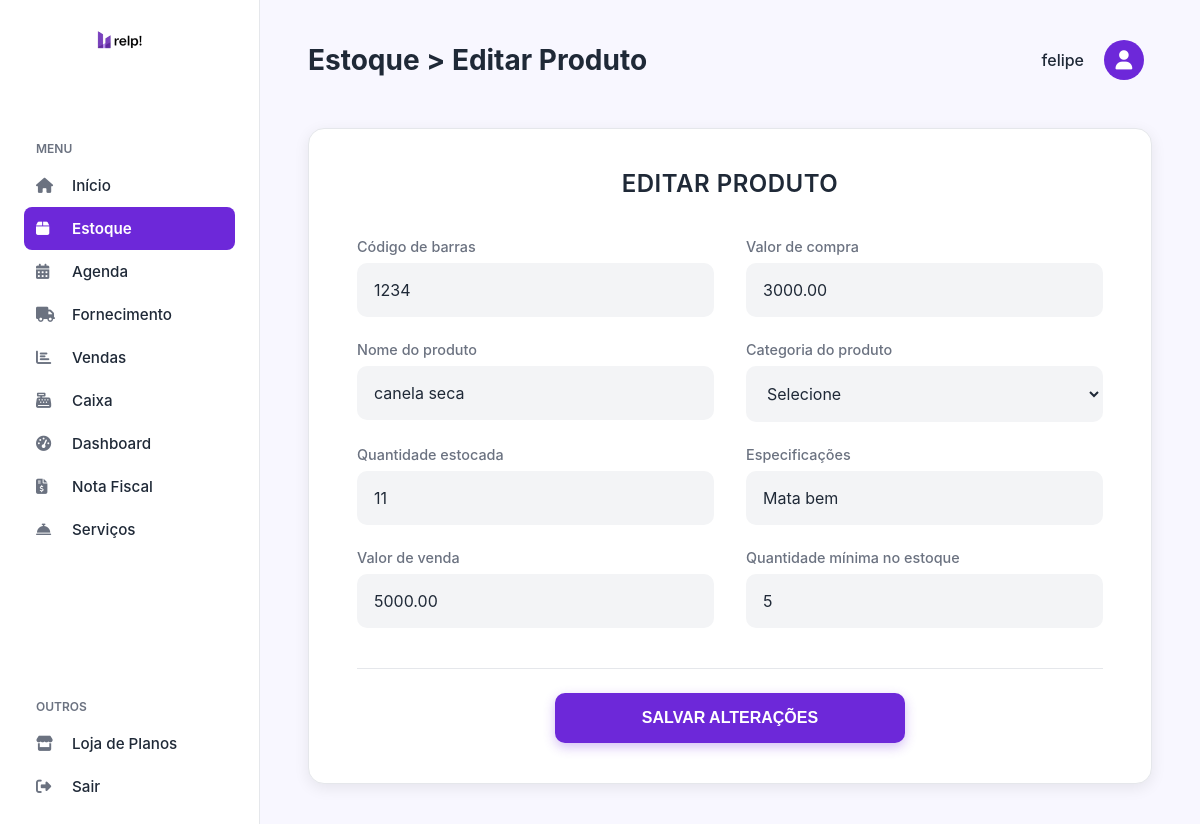
/produto_formulario.php?id=4 (signed in), run on the app's committed database.
### tables this page shows
CREATE TABLE `produtos` (
  `id` int(11) NOT NULL,
  `codigo_barras` varchar(255) DEFAULT NULL,
  `nome` varchar(255) NOT NULL,
  `especificacao` text DEFAULT NULL,
  `quantidade_estoque` int(11) NOT NULL DEFAULT 0,
  `quantidade_minima` int(11) NOT NULL DEFAULT 5,
  `valor_compra` decimal(10,2) NOT NULL,
  `valor_venda` decimal(10,2) NOT NULL,
  `categoria_id` int(11) DEFAULT NULL,
  `fornecedor_id` int(11) DEFAULT NULL,
  `data_cadastro` timestamp NOT NULL DEFAULT current_timestamp(),
  `status` varchar(20) NOT NULL DEFAULT 'ativo'
);

### produto_formulario.php (the view, shortened to what this page needs)
<?php
include_once('config.php');
$modo_edicao = false;
$produto_para_editar = [];
$titulo_pagina = "Cadastrar Produto";
if (isset($_GET['id']) && !empty($_GET['id'])) {
    $modo_edicao = true;
    $id = filter_var($_GET['id'], FILTER_VALIDATE_INT);
    $titulo_pagina = "Editar Produto";
    $stmt = $pdo->prepare("SELECT * FROM produtos WHERE id = :id");
    $stmt->execute([':id' => $id]);
    $produto_para_editar = $stmt->fetch(PDO::FETCH_ASSOC);
}
$nome_empresa = $_SESSION['nome_empresa'] ?? 'Empresa';
?>
<!DOCTYPE html>
<html lang="pt-br">
<head>
    <link rel="stylesheet" href="https://cdnjs.cloudflare.com/ajax/libs/font-awesome/6.4.0/css/all.min.css">
    <link rel="stylesheet" href="css/sistema.css">
    <link rel="stylesheet" href="css/produto_formulario.css">
</head>
<body>
    <nav class="sidebar">
        <div class="sidebar-logo">
            <img class="logo" src="img/relplogo.png" alt="Relp! Logo" style="width: 100px;">
        </div>
        <div class="menu-section">
            <h6>MENU</h6>
            <ul class="menu-list">
                <li><a href="sistema.php"><i class="fas fa-home"></i> Início</a></li>
                <li><a href="estoque.php" class="active"><i class="fas fa-box"></i> Estoque</a></li>
                <li><a href="agenda.php"><i class="fas fa-calendar-alt"></i> Agenda</a></li>
                <li><a href="fornecedores.php"><i class="fas fa-truck"></i> Fornecimento</a></li>
                <li><a href="vendas.php"><i class="fas fa-chart-bar"></i> Vendas</a></li>
                <li><a href="caixa.php"><i class="fas fa-cash-register"></i> Caixa</a></li>
                <li><a href="dashboard.php"><i class="fas fa-tachometer-alt"></i> Dashboard</a></li>
                <li><a href="#"><i class="fas fa-file-invoice-dollar"></i> Nota Fiscal</a></li>
                <li><a href="#"><i class="fas fa-concierge-bell"></i> Serviços</a></li>
            </ul>
        </div>
        <div class="menu-section outros">
            <h6>OUTROS</h6>
            <ul class="menu-list">
                <li><a href="#"><i class="fas fa-store"></i> Loja de Planos</a></li>
                <li><a href="sair.php"><i class="fas fa-sign-out-alt"></i> Sair</a></li>
            </ul>
        </div>
    </nav>
    <main class="main-content">
        <header class="main-header">
            <h2>Estoque > <?= $titulo_pagina ?></h2>
            <div class="user-profile">
                <span><?= htmlspecialchars($nome_empresa) ?></span>
                <div class="avatar"><i class="fas fa-user"></i></div>
            </div>
        </header>
        <div class="form-produto-container">
            <h3 class="form-produto-title"><?= $modo_edicao ? 'EDITAR PRODUTO' : 'CADASTRE SEU PRODUTO MANUALMENTE' ?></h3>
            <form action="processa_produto.php" method="POST">
                <div class="form-produto-grid">
                    <div class="form-produto-group">
                        <label for="codigo_barras">Código de barras</label>
                        <input type="text" id="codigo_barras" name="codigo_barras" value="<?= htmlspecialchars($produto_para_editar['codigo_barras'] ?? '') ?>">
                    </div>
                    <div class="form-produto-group">
                        <label for="valor_compra">Valor de compra</label>
                        <input type="text" id="valor_compra" name="valor_compra" value="<?= htmlspecialchars($produto_para_editar['valor_compra'] ?? '') ?>">
                    </div>
                    <div class="form-produto-group">
                        <label for="nome">Nome do produto</label>
                        <input type="text" id="nome" name="nome" value="<?= htmlspecialchars($produto_para_editar['nome'] ?? '') ?>" required>
                    </div>
                    <div class="form-produto-group">
                        <label for="categoria_id">Categoria do produto</label>
                        <select id="categoria_id" name="categoria_id" required>
                            <option value="">Selecione</option>
                        </select>
                    </div>
                    <div class="form-produto-group">
                        <label for="quantidade_estoque">Quantidade estocada</label>
                        <input type="number" id="quantidade_estoque" name="quantidade_estoque" min="0" value="<?= htmlspecialchars($produto_para_editar['quantidade_estoque'] ?? '0') ?>" required>
                    </div>
                    <div class="form-produto-group">
                        <label for="especificacao">Especificações</label>
                        <input type="text" id="especificacao" name="especificacao" value="<?= htmlspecialchars($produto_para_editar['especificacao'] ?? '') ?>">
                    </div>
                    <div class="form-produto-group">
                        <label for="valor_venda">Valor de venda</label>
                        <input type="text" id="valor_venda" name="valor_venda" value="<?= htmlspecialchars($produto_para_editar['valor_venda'] ?? '') ?>" required>
                    </div>
                    <div class="form-produto-group">
                        <label for="quantidade_minima">Quantidade mínima no estoque</label>
                        <input type="number" id="quantidade_minima" name="quantidade_minima" min="0" value="<?= htmlspecialchars($produto_para_editar['quantidade_minima'] ?? '5') ?>">
                    </div>
                </div>
                <div class="form-produto-actions">
                    <button type="submit" class="btn-produto-primary">
                        <?= $modo_edicao ? 'SALVAR ALTERAÇÕES' : 'CADASTRAR AQUI' ?>
                    </button>
                </div>
            </form>
        </div>
    </main>
</body>
</html>

### css/sistema.css (style rules this page uses)
:root { --primary-bg: #F8F7FF; --sidebar-bg: #FFFFFF; --accent-color: #6D28D9; --accent-color-dark: #4C1D95; --text-color: #1F2937; --text-light: #6B7280; --border-color: #E5E7EB; --card-shadow: 0 4px 6px -1px rgb(0 0 0 / 0.1), 0 2px 4px -2px rgb(0 0 0 / 0.1); }
* { margin: 0; padding: 0; box-sizing: border-box; }
body { font-family: 'Inter', sans-serif; background-color: var(--primary-bg); color: var(--text-color); display: flex; height: 100vh; overflow: hidden; }
.sidebar { width: 260px; background-color: var(--sidebar-bg); border-right: 1px solid var(--border-color); display: flex; flex-direction: column; padding: 1.5rem; flex-shrink: 0; }
.sidebar-logo { display: flex; align-items: center; justify-content: center; margin-bottom: 2.5rem; }
.sidebar-logo img { width: 50px; }
.menu-section { margin-bottom: 1.5rem; }
.menu-section h6 { font-size: 0.75rem; font-weight: 600; color: var(--text-light); text-transform: uppercase; padding: 0 0.75rem; margin-bottom: 0.5rem; }
.menu-list { list-style: none; }
.menu-list a { display: flex; align-items: center; padding: 0.75rem; border-radius: 8px; text-decoration: none; color: var(--text-color); font-weight: 500; font-size: 0.95rem; transition: background-color 0.2s ease, color 0.2s ease; }
.menu-list a i { width: 20px; margin-right: 1rem; color: var(--text-light); transition: color 0.2s ease; }
.menu-list a.active { background-color: var(--accent-color); color: #FFFFFF; font-weight: 600; }
.menu-list a.active i { color: #FFFFFF; }
.sidebar .outros { margin-top: auto; }
.main-content { flex-grow: 1; padding: 2rem 3rem; overflow-y: auto; }
.main-header { display: flex; justify-content: space-between; align-items: center; margin-bottom: 2rem; }
.main-header h2 { font-size: 1.75rem; font-weight: 700; }
.user-profile { display: flex; align-items: center; gap: 1rem; cursor: pointer; padding: 0.5rem; border-radius: 8px; }
.user-profile span { font-weight: 500; }
.user-profile .avatar { width: 40px; height: 40px; background-color: var(--accent-color); border-radius: 50%; color: white; display: flex; align-items: center; justify-content: center; font-size: 1.2rem; }
.user-profile { display: flex; align-items: center; gap: 20px; }

### css/produto_formulario.css (style rules this page uses)
.form-produto-container { background: #FFFFFF; border-radius: 16px; box-shadow: 0 4px 15px rgba(0, 0, 0, 0.08); padding: 40px 48px; max-width: 950px; margin: 2.5rem auto; border: 1px solid #E5E7EB; }
.form-produto-title { color: #1F2937; font-size: 1.5rem; font-weight: 600; margin-bottom: 2.5rem; text-align: center; letter-spacing: 0.5px; text-transform: uppercase; }
.form-produto-grid { display: grid; grid-template-columns: 1fr 1fr; gap: 1.5rem 2rem; width: 100%; }
.form-produto-group { display: flex; flex-direction: column; }
.form-produto-group label { color: #6B7280; font-size: 0.9rem; font-weight: 500; margin-bottom: 8px; }
.form-produto-group input, .form-produto-group select { padding: 16px; border-radius: 10px; border: 1px solid transparent; background: #F3F4F6; font-size: 1rem; color: #1F2937; outline: none; transition: all 0.2s ease; font-family: 'Inter', sans-serif; }
.form-produto-actions { width: 100%; display: flex; justify-content: center; margin-top: 2.5rem; padding-top: 1.5rem; border-top: 1px solid #E5E7EB; }
.btn-produto-primary { background: #6D28D9; color: #fff; font-weight: 600; font-size: 1rem; border: none; border-radius: 10px; padding: 16px 0; width: 100%; max-width: 350px; box-shadow: 0 4px 12px rgba(109, 40, 217, 0.3); cursor: pointer; transition: all 0.2s ease; text-transform: uppercase; }

### data on the page
produtos: codigo_barras "1234", valor_compra "3000.00", nome "canela seca", quantidade_estoque "11", especificacao "Mata bem", valor_venda "5000.00", quantidade_minima "5"

### other printed values
$titulo_pagina "Editar Produto"
$nome_empresa "felipe"
